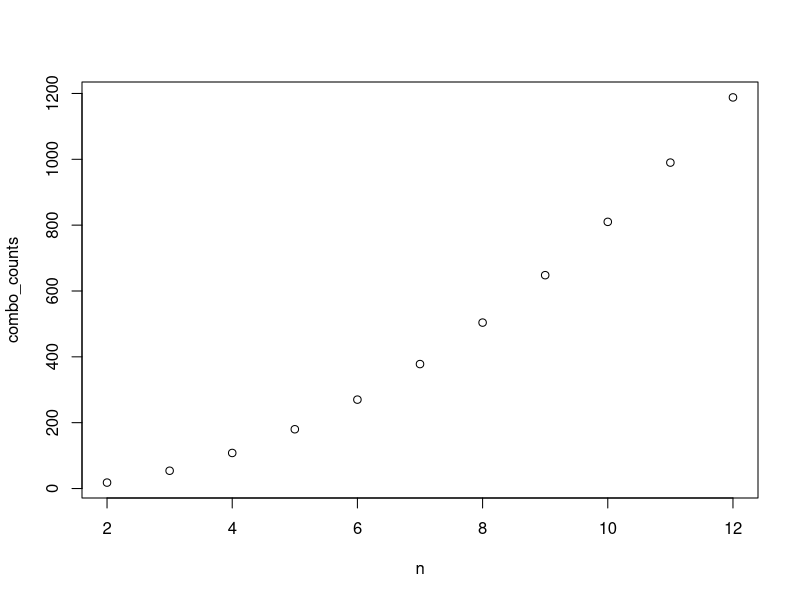

Generate this figure with R:
#The manager isn't sure he can afford to put that many entree choices on the lunch menu and thinks it 
#would be cheaper for him to expand the number of sides. He wants to know how many sides he would have 
#to offer to meet his goal of at least 365 combinations.

#- Write a function that takes a number of side choices and returns the number of meal combinations 
#possible given 6 entree choices, 3 drink choices, and a selection of 2 sides from the specified number 
#of side choices.

#- Use sapply() to apply the function to side counts ranging from 2 to 12.

#What is the minimum number of side options required in order to generate more than 365 combinations?

drink_combo <- 3
entree_combo <- 6
n = 2:12
sides_combo <- function(sides){
  (choose(sides, 2)) * entree_combo * drink_combo
}
combo_counts <- sapply(n, sides_combo)
combo_counts
combo_counts[6]
combo_counts[7]

plot(n, combo_counts)
n[which(combo_counts >= 365)[1]]